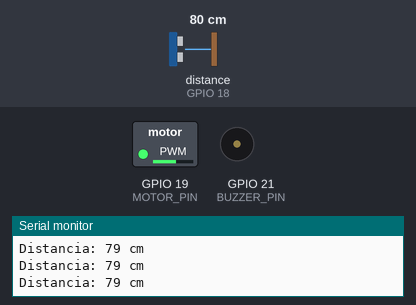
Simulated run of this sketch. Board: ESP32. Shown: switched loads named in the sketch (green lamp = pin HIGH), buzzer (waves = sounding, pin HIGH), the last lines printed to the serial monitor. Wiring (inferred from the names in the program): ultrasonic range finder: trigger GPIO 5; echo GPIO 18. The test bench sets the inputs (shaded band); at power-on: distance to the obstacle (sensor on GPIO 18) 80 cm. The echo pulse lasts 58.3 µs per cm; nothing arrives over Bluetooth unless stated; a phone connects over Bluetooth LE 3 s after start; pins used as bus, display or sensor lines are not drawn.

Above: at 1.2 s.
1.3 s: distance to the obstacle (sensor on GPIO 18) set to 7 cm
At 2.1 s:
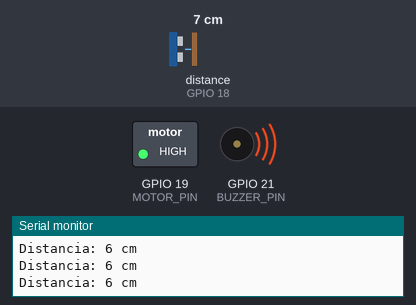
2.8 s: distance to the obstacle (sensor on GPIO 18) set to 29 cm
4.5 s: distance to the obstacle (sensor on GPIO 18) set to 34 cm
At 5.3 s:
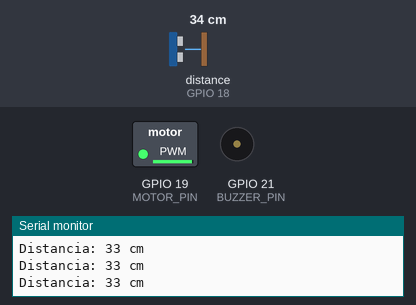
6.0 s: distance to the obstacle (sensor on GPIO 18) set to 120 cm
At 6.9 s:
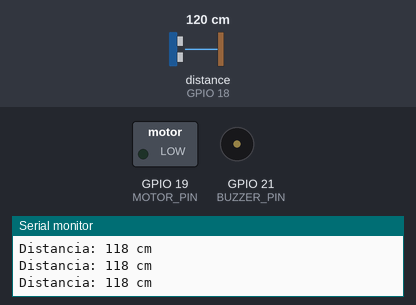
9.0 s: distance to the obstacle (sensor on GPIO 18) set to 97 cm
At 9.7 s:
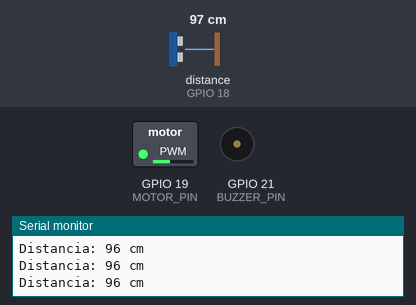
Timing chart, 0 to 11.5 s (numbered marks = the images above; inputs shaded):
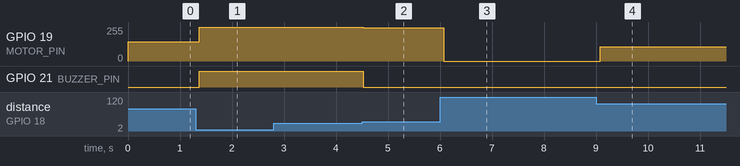

Measured:
- the behaviour switches between 31 and 32 cm on distance to the obstacle (sensor on GPIO 18) (found by bisection; images 1 and 2)
- after the input at 1.3 s, GPIO 19 (MOTOR_PIN): 146/255 → 255/255 after 0.07 s; GPIO 21 (BUZZER_PIN): LOW → HIGH after 0.07 s
- after the input at 4.5 s, GPIO 19 (MOTOR_PIN): 255/255 → 248/255 at once; GPIO 21 (BUZZER_PIN): HIGH → LOW at once
- after the input at 6.0 s, GPIO 19 (MOTOR_PIN): 248/255 → 0/255 after 0.07 s
- after the input at 9.0 s, GPIO 19 (MOTOR_PIN): 0/255 → 108/255 after 0.08 s

The sketch:

glove_e_ble.ino
```cpp
/*
 * GLOVE-E : Guante ultrasónico con BLE
 * ------------------------------------
 * Mantiene la lógica original (HC-SR04 + motor vibrador + buzzer)
 * y agrega un servidor BLE (GATT) que:
 *   - NOTIFICA la distancia medida cada NOTIFY_INTERVAL ms
 *   - RECIBE configuración desde la app ("MAX:100;CRIT:30")
 *
 * Placa: ESP32 (Arduino core 2.x o superior)
 */

#include <BLEDevice.h>
#include <BLEServer.h>
#include <BLEUtils.h>
#include <BLE2902.h>

// ---------- Pines (igual que tu diagrama) ----------
const int TRIG_PIN   = 5;
const int ECHO_PIN   = 18;
const int MOTOR_PIN  = 19;
const int BUZZER_PIN = 21;

// ---------- Rangos (ahora variables: la app puede cambiarlos) ----------
int rangoMaximo  = 100;   // cm: empieza a vibrar
int rangoCritico = 30;    // cm: suena el buzzer

// ---------- UUIDs BLE (deben coincidir con la app) ----------
#define SERVICE_UUID        "4fafc201-1fb5-459e-8fcc-c5c9c331914b"
#define CHAR_DISTANCE_UUID  "beb5483e-36e1-4688-b7f5-ea07361b26a8"  // Notify: distancia
#define CHAR_CONFIG_UUID    "5a87b4ef-3bfa-4eb2-a9c8-71d18d6b1e22"  // Write: configuración

#define DEVICE_NAME "GloveE"
const unsigned long NOTIFY_INTERVAL = 300; // ms entre notificaciones BLE

BLEServer*         pServer = nullptr;
BLECharacteristic* pDistanceChar = nullptr;
bool deviceConnected = false;
unsigned long lastNotify = 0;

// ---------- Callbacks de conexión ----------
class ServerCallbacks : public BLEServerCallbacks {
  void onConnect(BLEServer* s) override {
    deviceConnected = true;
    Serial.println("App conectada por BLE");
  }
  void onDisconnect(BLEServer* s) override {
    deviceConnected = false;
    Serial.println("App desconectada. Re-publicando...");
    s->getAdvertising()->start(); // volver a anunciarse
  }
};

// ---------- Callback de configuración (la app escribe aquí) ----------
// Formato esperado: "MAX:100;CRIT:30"
class ConfigCallbacks : public BLECharacteristicCallbacks {
  void onWrite(BLECharacteristic* c) override {
    String valor = String(c->getValue().c_str());
    Serial.print("Config recibida: ");
    Serial.println(valor);

    int iMax  = valor.indexOf("MAX:");
    int iCrit = valor.indexOf("CRIT:");
    if (iMax >= 0) {
      int v = valor.substring(iMax + 4).toInt();
      if (v >= 50 && v <= 300) rangoMaximo = v;
    }
    if (iCrit >= 0) {
      int v = valor.substring(iCrit + 5).toInt();
      if (v >= 10 && v < rangoMaximo) rangoCritico = v;
    }
    Serial.printf("Rangos -> MAX:%d CRIT:%d\n", rangoMaximo, rangoCritico);
  }
};

void setup() {
  Serial.begin(115200);

  pinMode(TRIG_PIN, OUTPUT);
  pinMode(ECHO_PIN, INPUT);
  pinMode(BUZZER_PIN, OUTPUT);
  pinMode(MOTOR_PIN, OUTPUT);

  digitalWrite(BUZZER_PIN, LOW);
  analogWrite(MOTOR_PIN, 0);

  // ---------- Inicializar BLE ----------
  BLEDevice::init(DEVICE_NAME);
  pServer = BLEDevice::createServer();
  pServer->setCallbacks(new ServerCallbacks());

  BLEService* pService = pServer->createService(SERVICE_UUID);

  // Característica de distancia (Read + Notify)
  pDistanceChar = pService->createCharacteristic(
      CHAR_DISTANCE_UUID,
      BLECharacteristic::PROPERTY_READ | BLECharacteristic::PROPERTY_NOTIFY);
  pDistanceChar->addDescriptor(new BLE2902()); // necesario para Notify

  // Característica de configuración (Write)
  BLECharacteristic* pConfigChar = pService->createCharacteristic(
      CHAR_CONFIG_UUID,
      BLECharacteristic::PROPERTY_WRITE);
  pConfigChar->setCallbacks(new ConfigCallbacks());

  pService->start();
  pServer->getAdvertising()->addServiceUUID(SERVICE_UUID);
  pServer->getAdvertising()->start();
  Serial.println("BLE listo. Anunciando como 'GloveE'");
}

int medirDistancia() {
  digitalWrite(TRIG_PIN, LOW);
  delayMicroseconds(2);
  digitalWrite(TRIG_PIN, HIGH);
  delayMicroseconds(10);
  digitalWrite(TRIG_PIN, LOW);

  long duracion = pulseIn(ECHO_PIN, HIGH, 30000); // timeout 30ms evita bloqueos
  return duracion * 0.034 / 2;
}

void loop() {
  int distancia = medirDistancia();

  Serial.print("Distancia: ");
  Serial.print(distancia);
  Serial.println(" cm");

  // ---------- Lógica de actuadores (igual que tu versión) ----------
  if (distancia <= 0 || distancia > 300) {
    analogWrite(MOTOR_PIN, 0);
    digitalWrite(BUZZER_PIN, LOW);
  }
  else if (distancia <= rangoMaximo && distancia > rangoCritico) {
    int intensidad = map(distancia, rangoMaximo, rangoCritico, 100, 255);
    analogWrite(MOTOR_PIN, intensidad);
    digitalWrite(BUZZER_PIN, LOW);
  }
  else if (distancia <= rangoCritico) {
    analogWrite(MOTOR_PIN, 255);
    digitalWrite(BUZZER_PIN, HIGH);
  }
  else {
    analogWrite(MOTOR_PIN, 0);
    digitalWrite(BUZZER_PIN, LOW);
  }

  // ---------- Notificar a la app por BLE ----------
  if (deviceConnected && millis() - lastNotify >= NOTIFY_INTERVAL) {
    lastNotify = millis();
    if (distancia > 0 && distancia <= 300) {
      char buf[8];
      snprintf(buf, sizeof(buf), "%d", distancia);
      pDistanceChar->setValue(buf);
      pDistanceChar->notify();
    }
  }

  delay(100);
}
```
